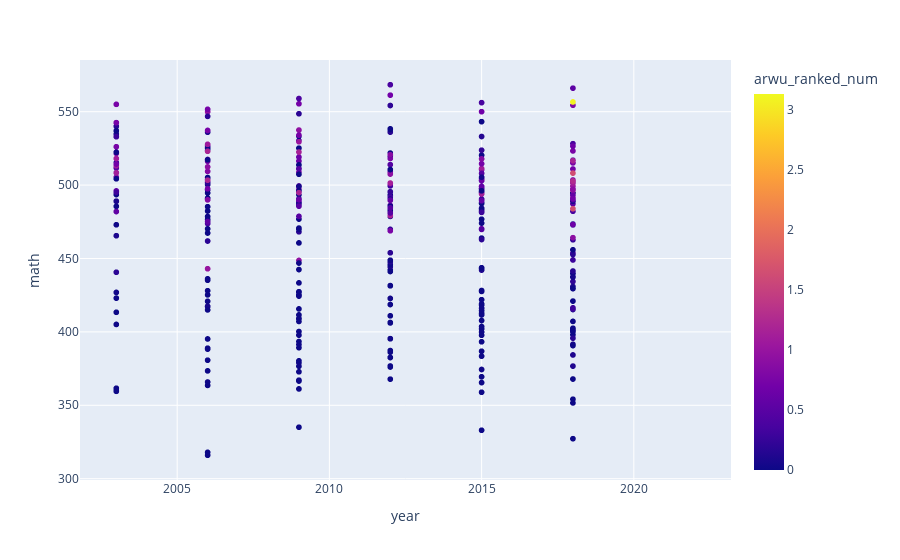

The notebook cell this image was saved under:
### Code cell
fig = px.scatter(pd_df, y="math", x="year", color='arwu_ranked_num', hover_data=["country", "year"])
fig.show()

### Figure 1 — Plotly figure (JSON) as saved in the notebook; plotly's stock layout.template omitted (floating-point values rounded to 4 significant figures; data arrays with more than 128 entries replaced by an {"elided": "..."} marker saying what was removed)
{"data": [{"customdata": {"elided": "5320x1 str values"}, "hovertemplate": "year=%{x}<br>math=%{y}<br>country=%{customdata[0]}<br>arwu_ranked_num=%{marker.color}<extra></extra>", "legendgroup": "", "marker": {"color": {"elided": "5320 float values"}, "coloraxis": "coloraxis", "symbol": "circle"}, "mode": "markers", "name": "", "showlegend": false, "type": "scattergl", "x": {"elided": "5320 int values"}, "xaxis": "x", "y": {"elided": "5320 float values"}, "yaxis": "y"}], "layout": {"coloraxis": {"colorbar": {"title": {"text": "arwu_ranked_num"}}, "colorscale": [[0, "#0d0887"], [0.1111, "#46039f"], [0.2222, "#7201a8"], [0.3333, "#9c179e"], [0.4444, "#bd3786"], [0.5556, "#d8576b"], [0.6667, "#ed7953"], [0.7778, "#fb9f3a"], [0.8889, "#fdca26"], [1, "#f0f921"]]}, "legend": {"tracegroupgap": 0}, "margin": {"t": 60}, "xaxis": {"anchor": "y", "domain": [0, 1], "title": {"text": "year"}}, "yaxis": {"anchor": "x", "domain": [0, 1], "title": {"text": "math"}}}}
